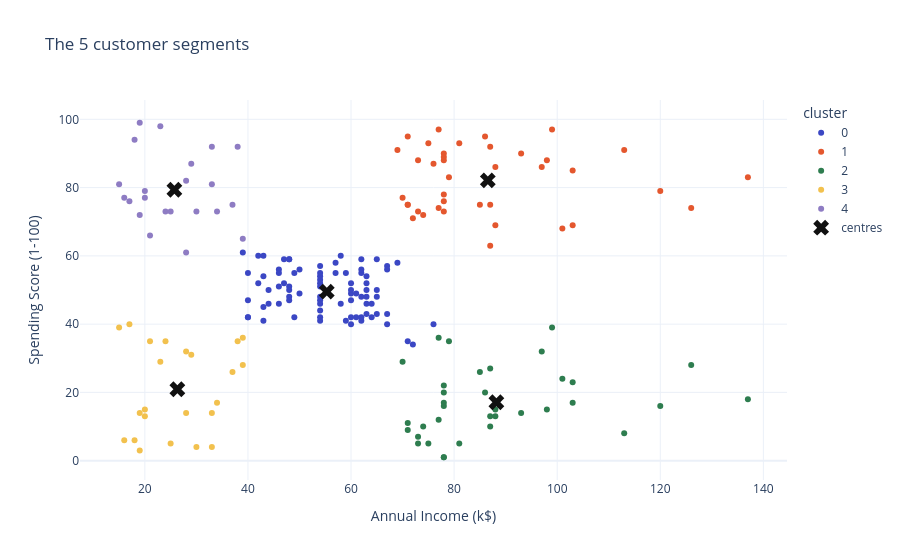

Source (notebook cell):
### Markdown cell above
## Interpreting the segments 🔎

7. Draw the customers in the plane (annual income, spending score), coloured by cluster, and add the centres of the clusters in the original units.

💡 Hint: `scaler.inverse_transform(kmeans.cluster_centers_)` brings the centres back to the original units. Convert the `cluster` column to text (`astype(str)`) to get one colour per cluster.

### Code cell
centres = pd.DataFrame(scaler.inverse_transform(kmeans.cluster_centers_), columns=X.columns)
fig = px.scatter(dataset, x="Annual Income (k$)", y="Spending Score (1-100)", color=dataset["cluster"].astype(str),
                 category_orders={"color": [str(k) for k in range(5)]}, labels={"color": "cluster"},
                 title="The 5 customer segments")
fig.add_trace(go.Scatter(x=centres.iloc[:, 0], y=centres.iloc[:, 1], mode="markers", name="centres",
                         marker=dict(symbol="x", size=14, color="#111111")))
fig.show()

### Figure 1 — Plotly figure (JSON) as saved in the notebook; plotly's stock layout.template omitted (floating-point values rounded to 4 significant figures)
{"data": [{"hovertemplate": "cluster=0<br>Annual Income (k$)=%{x}<br>Spending Score (1-100)=%{y}<extra></extra>", "legendgroup": "0", "marker": {"color": "#3B47C4", "symbol": "circle"}, "mode": "markers", "name": "0", "orientation": "v", "showlegend": true, "type": "scatter", "x": [39, 40, 40, 40, 40, 42, 42, 43, 43, 43, 43, 44, 44, 46, 46, 46, 46, 47, 47, 48, 48, 48, 48, 48, 48, 49, 49, 50, 50, 54, 54, 54, 54, 54, 54, 54, 54, 54, 54, 54, 54, 57, 57, 58, 58, 59, 59, 60, 60, 60, 60, 60, 60, 61, 61, 62, 62, 62, 62, 62, 62, 63, 63, 63, 63, 63, 63, 64, 64, 65, 65, 65, 65, 67, 67, 67, 67, 69, 71, 72, 76], "xaxis": "x", "y": [61, 55, 47, 42, 42, 52, 60, 54, 60, 45, 41, 50, 46, 51, 46, 56, 55, 52, 59, 51, 59, 50, 48, 59, 47, 55, 42, 49, 56, 47, 54, 53, 48, 52, 42, 51, 55, 41, 44, 57, 46, 58, 55, 60, 46, 55, 41, 49, 40, 42, 52, 47, 50, 42, 49, 41, 48, 59, 55, 56, 42, 50, 46, 43, 48, 52, 54, 42, 46, 48, 50, 43, 59, 43, 57, 56, 40, 58, 35, 34, 40], "yaxis": "y"}, {"hovertemplate": "cluster=1<br>Annual Income (k$)=%{x}<br>Spending Score (1-100)=%{y}<extra></extra>", "legendgroup": "1", "marker": {"color": "#E4572E", "symbol": "circle"}, "mode": "markers", "name": "1", "orientation": "v", "showlegend": true, "type": "scatter", "x": [69, 70, 71, 71, 71, 72, 73, 73, 74, 75, 76, 77, 77, 78, 78, 78, 78, 78, 78, 79, 81, 85, 86, 87, 87, 87, 88, 88, 93, 97, 98, 99, 101, 103, 103, 113, 120, 126, 137], "xaxis": "x", "y": [91, 77, 95, 75, 75, 71, 88, 73, 72, 93, 87, 97, 74, 90, 88, 76, 89, 78, 73, 83, 93, 75, 95, 63, 75, 92, 86, 69, 90, 86, 88, 97, 68, 85, 69, 91, 79, 74, 83], "yaxis": "y"}, {"hovertemplate": "cluster=2<br>Annual Income (k$)=%{x}<br>Spending Score (1-100)=%{y}<extra></extra>", "legendgroup": "2", "marker": {"color": "#2E7D4F", "symbol": "circle"}, "mode": "markers", "name": "2", "orientation": "v", "showlegend": true, "type": "scatter", "x": [70, 71, 71, 73, 73, 74, 75, 77, 77, 78, 78, 78, 78, 78, 78, 79, 81, 85, 86, 87, 87, 87, 88, 88, 93, 97, 98, 99, 101, 103, 103, 113, 120, 126, 137], "xaxis": "x", "y": [29, 11, 9, 5, 7, 10, 5, 12, 36, 22, 17, 20, 16, 1, 1, 35, 5, 26, 20, 27, 13, 10, 13, 15, 14, 32, 15, 39, 24, 17, 23, 8, 16, 28, 18], "yaxis": "y"}, {"hovertemplate": "cluster=3<br>Annual Income (k$)=%{x}<br>Spending Score (1-100)=%{y}<extra></extra>", "legendgroup": "3", "marker": {"color": "#F2C14E", "symbol": "circle"}, "mode": "markers", "name": "3", "orientation": "v", "showlegend": true, "type": "scatter", "x": [15, 16, 17, 18, 19, 19, 20, 20, 21, 23, 24, 25, 28, 28, 29, 30, 33, 33, 34, 37, 38, 39, 39], "xaxis": "x", "y": [39, 6, 40, 6, 3, 14, 15, 13, 35, 29, 35, 5, 14, 32, 31, 4, 4, 14, 17, 26, 35, 36, 28], "yaxis": "y"}, {"hovertemplate": "cluster=4<br>Annual Income (k$)=%{x}<br>Spending Score (1-100)=%{y}<extra></extra>", "legendgroup": "4", "marker": {"color": "#8E7CC3", "symbol": "circle"}, "mode": "markers", "name": "4", "orientation": "v", "showlegend": true, "type": "scatter", "x": [15, 16, 17, 18, 19, 19, 20, 20, 21, 23, 24, 25, 28, 28, 29, 30, 33, 33, 34, 37, 38, 39], "xaxis": "x", "y": [81, 77, 76, 94, 72, 99, 77, 79, 66, 98, 73, 73, 82, 61, 87, 73, 92, 81, 73, 75, 92, 65], "yaxis": "y"}, {"marker": {"color": "#111111", "size": 14, "symbol": "x"}, "mode": "markers", "name": "centres", "type": "scatter", "x": [55.3, 86.54, 88.2, 26.3, 25.73], "y": [49.52, 82.13, 17.11, 20.91, 79.36]}], "layout": {"legend": {"title": {"text": "cluster"}, "tracegroupgap": 0}, "title": {"text": "The 5 customer segments"}, "xaxis": {"anchor": "y", "domain": [0.0, 1.0], "title": {"text": "Annual Income (k$)"}}, "yaxis": {"anchor": "x", "domain": [0.0, 1.0], "title": {"text": "Spending Score (1-100)"}}}}
